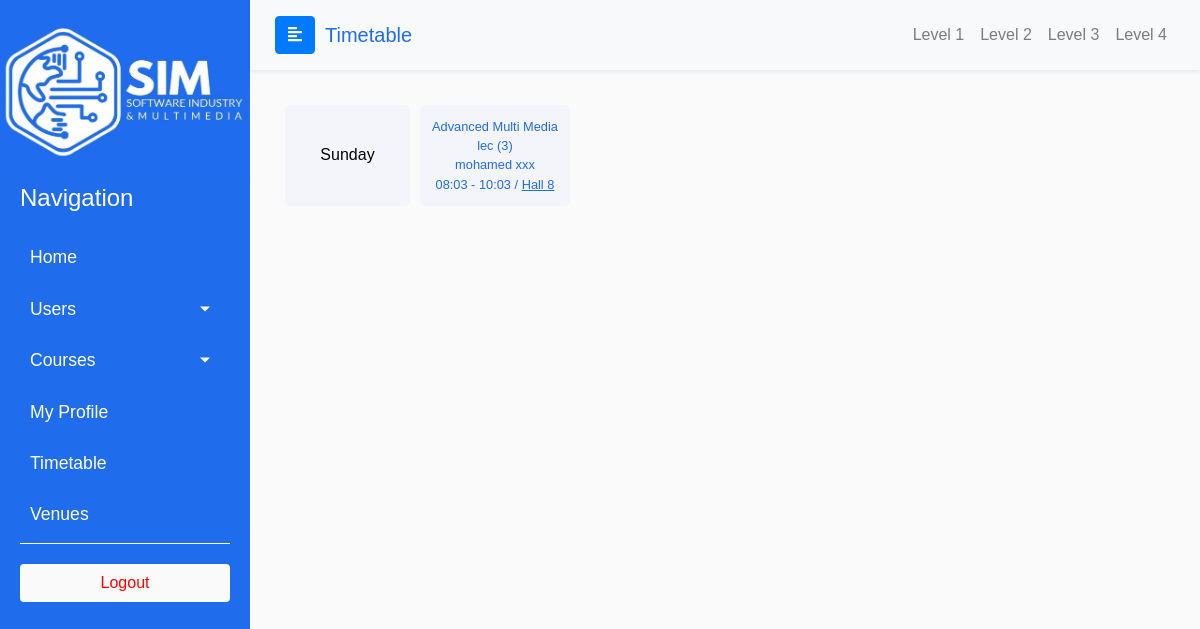
Page /admin/timetable.php?level=3 (signed in) on the committed database.
### tables this page shows
CREATE TABLE `classes` (
  `class_id` int(12) NOT NULL,
  `id_course` int(12) NOT NULL,
  `id_instructor` int(12) NOT NULL,
  `id_venue` int(12) NOT NULL,
  `start` time DEFAULT NULL,
  `end` time DEFAULT NULL,
  `day` varchar(20) DEFAULT NULL,
  `type` varchar(255) DEFAULT NULL,
  `level` int(11) DEFAULT NULL,
  `students_group` int(2) DEFAULT NULL,
  `freq` varchar(255) DEFAULT NULL
);

CREATE TABLE `courses` (
  `course_id` int(12) NOT NULL,
  `name` varchar(255) NOT NULL,
  `credits` int(11) NOT NULL,
  `has_preq` tinyint(1) DEFAULT NULL,
  `has_labs` tinyint(1) DEFAULT NULL,
  `has_practical` tinyint(1) DEFAULT NULL,
  `category` varchar(20) NOT NULL DEFAULT 'university',
  `elective` varchar(5) NOT NULL DEFAULT 'no'
);

CREATE TABLE `users` (
  `id` int(12) NOT NULL,
  `first_name` varchar(255) NOT NULL,
  `middle_name` varchar(255) NOT NULL,
  `last_name` varchar(255) NOT NULL,
  `national_id` bigint(14) NOT NULL,
  `type` varchar(255) NOT NULL,
  `email` varchar(255) NOT NULL,
  `password` varchar(255) NOT NULL,
  `gender` varchar(255) NOT NULL,
  `mobile_number` varchar(255) NOT NULL,
  `home_number` varchar(255) DEFAULT NULL,
  `image_path` text DEFAULT 'profile_images\\profile.png'
);

CREATE TABLE `venues` (
  `venue_id` int(12) NOT NULL,
  `name` varchar(255) NOT NULL,
  `venue_location` text NOT NULL
);

### includes/Admin/admin_functions.php (called while the page is built)
<?php
function getAdminTimetable($level){
    global $conn;
    $query = "SELECT
    c.name AS cname,
    v.name AS vname,
    cl.type,
    cl.start,
    cl.end,
    cl.freq,
    cl.students_group,
    cl.day,
    u.first_name,
    u.middle_name,
    u.last_name
    FROM
        classes cl
    INNER JOIN courses c ON
        c.course_id = cl.id_course
    INNER JOIN venues v ON
        v.venue_id = cl.id_venue
    INNER JOIN instructors i ON
        i.instructor_id = cl.id_instructor
    INNER JOIN users u ON
        u.id = i.id_user
    INNER JOIN open_courses oc ON
        oc.course_id = c.course_id
    WHERE
        oc.level = $level
    ORDER BY CASE
        cl.day WHEN 'saturday' THEN 1 WHEN 'sunday' THEN 2 WHEN 'monday' THEN 3 WHEN 'tuesday' THEN 4 WHEN 'wednesday' THEN 4 WHEN 'thursday' THEN 4
    END,
    cl.start ASC";
    $query_result = mysqli_query($conn, $query);
    $result_array = array();
    if($query_result){
        while($row = mysqli_fetch_assoc($query_result)){
            $day = $row['day'];
            if(!array_key_exists($day, $result_array)){
                $result_array[$day] = array();
            }
            array_push($result_array[$day], $row);
        }
        return $result_array;
    }
    return false;
}
?>

### admin/timetable.php (the view, shortened to what this page needs)
<?php
include "../includes/functions.php";
include "../includes/Admin/admin_functions.php";
if(isset($_GET['level'])){
    $level = $_GET["level"];
}
?>
<!DOCTYPE html>
<html>
<head>
    <?php include "../includes/bootstrap_styles_start.php"; ?>
    <link rel="stylesheet" href="../css/rootStyles.css">
    <link rel="stylesheet" href="css/timetable.css">
</head>
<body>
    <div class="wrapper">
        <?php include "../includes/admin_sidebar.php"; ?>
        <div id="content">
            <nav class="navbar navbar-expand-lg sticky-top navbar-light bg-light shadow-sm">
                <div class="container-fluid">
                    <button type="button" id="sidebarCollapse" class="btn btn-primary">
                        <i class="fas fa-align-left"></i>
                    </button>
                    <a class="navbar-brand" id="page-title" href="#">Timetable</a>
                    <div class="collapse navbar-collapse" id="navbarSupportedContent">
                        <ul class="nav navbar-nav ml-auto secondary-navigation">
                            <li class="nav-item ">
                                <a class="nav-link" href="timetable.php?level=1">Level 1</a>
                            </li>
                            <li class="nav-item ">
                                <a class="nav-link" href="timetable.php?level=2">Level 2</a>
                            </li>
                            <li class="nav-item ">
                                <a class="nav-link" href="timetable.php?level=3">Level 3</a>
                            </li>
                            <li class="nav-item ">
                                <a class="nav-link" href="timetable.php?level=4">Level 4</a>
                            </li>
                        </ul>
                    </div>
                </div>
            </nav>
            <div class="page-body">
                <table class="table table-borderless table-responsive-lg">
                    <tbody>
                        <?php
                        $timetable = getAdminTimetable($level);
                        if ($timetable) {
                            foreach($timetable as $day => $data){
                                ?>
                                <tr class='table-row' >
                                    <td class='table-cell day-cell' style='color: black;'> <?php echo ucfirst($day) ?></td>
                                <?php
                                $length = count($data);
                                for($i = 0; $i < $length; $i++){
                                    if($i == $length -1){
                                        ?>
                                        <td class='table-cell content-cell'>
                                            <span class='name'>
                                                <?php echo $data[$i]['cname']; ?>
                                            </span>
                                            <span class='type'>
                                                <?php echo $data[$i]['type'] . " (" . $data[$i]['freq'] . ")" ; ?>
                                            </span>
                                            <span class='instructor'>
                                                <?php echo $data[$i]['first_name'] . " " . $data[$i]['last_name']; ?>
                                            </span>
                                            <div class='description'>
                                                <span>
                                                    <?php echo substr($data[$i]['start'], 0 , 5) . " - " . substr($data[$i]['end'], 0 , 5); ?> /
                                                </span>
                                                <a href='#' class='location'>
                                                    <?php echo $data[$i]['vname']; ?>
                                                </a>
                                            </div>
                                        </td>
                                        <?php
                                    }
                                }
                                echo "</tr>";
                            }
                        }else{
                            echo "timetable doesn't exist";
                        }
                        ?>
                    </tbody>
                </table>
            </div>
        </div>
    </div>
</body>
</html>

### css/rootStyles.css (style rules this page uses)
:root { --primary: rgb(31,108,236); --danger: red; }
body { font-family: 'Poppins', sans-serif; background: #fafafa; }
a, a:hover, a:focus { color: inherit; text-decoration: none; transition: all 0.3s; }
.navbar { padding: 15px 10px; background: #fff; border: none; border-radius: 0; margin-bottom: 30px; box-shadow: 1px 1px 3px rgba(0, 0, 0, 0.1); }
.navbar-brand#page-title { margin-left: 10px; color: var(--primary) !important; }
.page-body { padding: 0 30px; }
.wrapper { display: flex; width: 100%; }
#content { width: calc(100% - 250px); min-height: 100vh; transition: all 0.3s; position: absolute; top: 0; right: 0; }

### admin/css/timetable.css (style rules this page uses)
:root { --primary: rgb(31, 108, 236); --primary5shade: rgb(31, 108, 236, 0.03); }
.table-row { display: flex; flex-direction: row; justify-content: flex-start; align-items: stretch; color: var(--primary); }
.table-cell { background-color: var(--primary5shade); border-radius: 5px; margin: 5px; }
.day-cell { display: flex; justify-content: center; align-items: center; min-width: 125px; font-size: 1rem; }
.content-cell { display: flex; flex-direction: column; justify-content: center; align-items: center; font-size: 0.8rem; text-align: center; }
.content-cell .description .location { text-decoration: underline; }

### rows in the picture
classes: day "Sunday", id_course.name "Advanced Multi Media", type "lec", freq "3", users.first_name "mohamed", users.last_name "xxx", start "08:03", end "10:03", id_venue.name "Hall 8"
